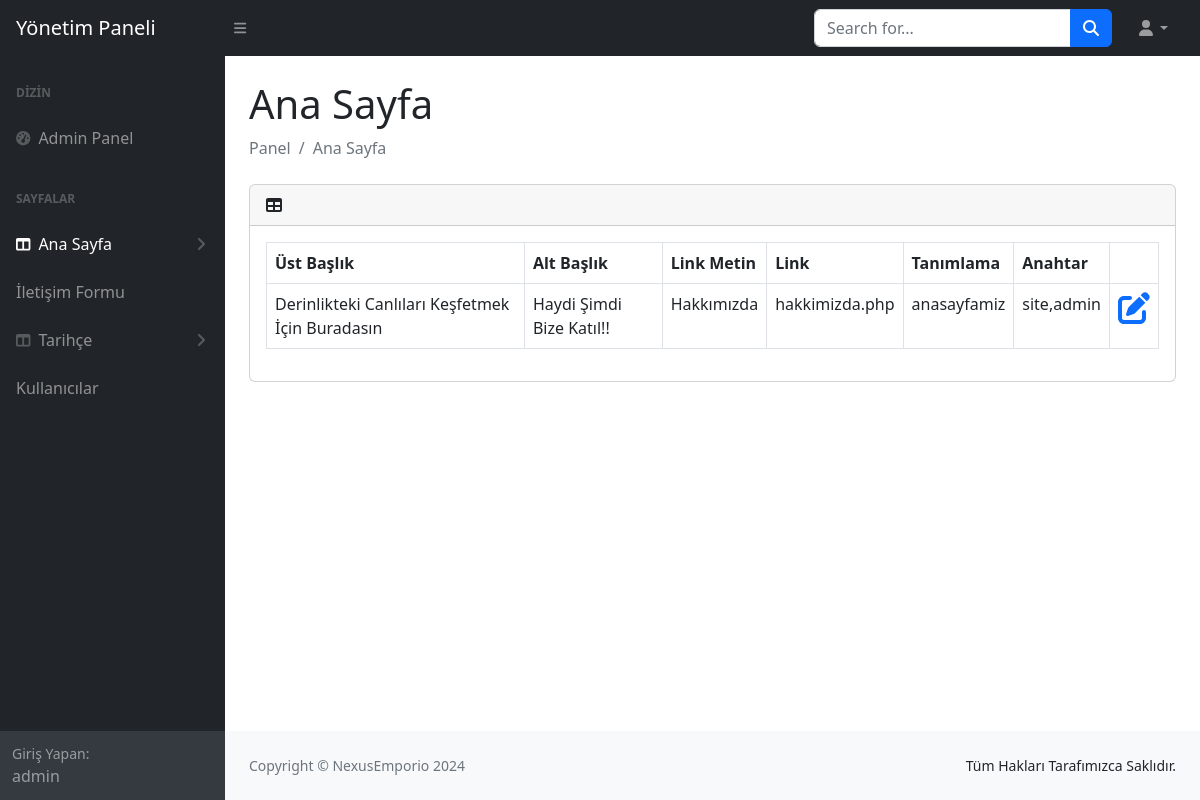
Page /admin/anasayfa.php (signed in) on the committed database.
### tables this page shows
CREATE TABLE IF NOT EXISTS `anasayfa` (
  `id` int NOT NULL AUTO_INCREMENT,
  `ustBaslik` char(250) NOT NULL,
  `altBaslik` char(250) NOT NULL,
  `linkMetin` char(250) NOT NULL,
  `link` char(250) NOT NULL,
  `tanimlama` varchar(500) NOT NULL,
  `anahtar` varchar(500) NOT NULL,
  PRIMARY KEY (`id`)
);

### admin/anasayfa.php (the view, shortened to what this page needs)
<?php
include('inc/ahead.php');
$sorgu=$baglanti->prepare("SELECT * FROM anasayfa");
$sorgu->execute();
$sonuc=$sorgu->fetch();
?>
                <main>
                    <div class="container-fluid px-4">
                        <h1 class="mt-4">Ana Sayfa</h1>
                        <ol class="breadcrumb mb-4">
                            <li class="breadcrumb-item active">Panel</li>
                            <li class="breadcrumb-item active">Ana Sayfa</li>
                        </ol>
                        <div class="card mb-4">
                            <div class="card-header">
                                <i class="fas fa-table me-1"></i>
                            </div>
                            <div class="card-body">
                                <table class="table table-bordered" width="100%" cellspacing="0">
                                    <thead>
                                        <tr>
                                            <th>Üst Başlık</th>
                                            <th>Alt Başlık</th>
                                            <th>Link Metin</th>
                                            <th>Link</th>
                                            <th>Tanımlama</th>
                                            <th>Anahtar</th>
                                            <th></th>
                                        </tr>
                                    </thead>
                                    <tbody>
                                        <tr>
                                            <td contenteditable="true" onBlur="veriKaydet(this,'ustBaslik','<?=$sonuc["id"]?>')"
                                            onClick="duzenle(this);"><?=$sonuc["ustBaslik"]?></td>
                                            <td contenteditable="true" onBlur="veriKaydet(this,'altBaslik','<?=$sonuc["id"]?>')"
                                            onClick="duzenle(this);"><?=$sonuc["altBaslik"]?></td>
                                            <td contenteditable="true" onBlur="veriKaydet(this,'linkMetin','<?=$sonuc["id"]?>')"
                                            onClick="duzenle(this);"><?=$sonuc["linkMetin"]?></td>
                                            <td contenteditable="true" onBlur="veriKaydet(this,'link','<?=$sonuc["id"]?>')"
                                            onClick="duzenle(this);"><?=$sonuc["link"]?></td>
                                            <td contenteditable="true" onBlur="veriKaydet(this,'tanimlama','<?=$sonuc["id"]?>')"
                                            onClick="duzenle(this);"><?=$sonuc["tanimlama"]?></td>
                                            <td contenteditable="true" onBlur="veriKaydet(this,'anahtar','<?=$sonuc["id"]?>')"
                                            onClick="duzenle(this);"><?=$sonuc["anahtar"]?></td>
                                            <td class="text-center">
                                                <?php if($_SESSION["yetki"]=="1"){
                                                ?>
                                            <a href="anasayfaGuncelle.php?id=<?=$sonuc["id"]?>">
                                                <span class="fa fa-edit fa-2x"></span>
                                            </a>
                                            <?php }?>
                                        </td>
                                        </tr>
                                    </tbody>
                                </table>
                            </div>
                        </div>
                    </div>
                </main>
<?php
include('inc/afooter.php');
?>

### rows in the picture
anasayfa: ustBaslik "Derinlikteki Canlıları Keşfetmek İçin Buradasın", altBaslik "Haydi Şimdi Bize Katıl!!", linkMetin "Hakkımızda", link "hakkimizda.php", tanimlama "anasayfamiz", anahtar "site,admin"

### other values in the picture
$_SESSION["kadi"] "admin"
